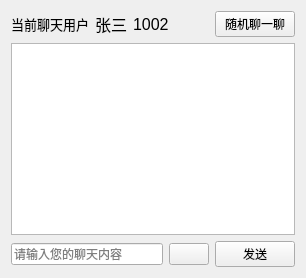
              <widget class="QWidget" name="tab_37">
               <attribute name="title">
                <string>消息聊天</string>
               </attribute>
               <layout class="QHBoxLayout" name="horizontalLayout_17">
                <item>
                 <layout class="QVBoxLayout" name="verticalLayout_40">
                  <item>
                   <layout class="QHBoxLayout" name="horizontalLayout_11">
                    <item>
                     <widget class="QPushButton" name="whitelist_linkpeople_pushButton_5">
                      <property name="font">
                       <font>
                        <pointsize>10</pointsize>
                       </font>
                      </property>
                      <property name="cursor">
                       <cursorShape>PointingHandCursor</cursorShape>
                      </property>
                      <property name="layoutDirection">
                       <enum>Qt::LeftToRight</enum>
                      </property>
                      <property name="styleSheet">
                       <string notr="true">border:none;
text-align:left;</string>
                      </property>
                      <property name="text">
                       <string>当前聊天用户</string>
                      </property>
                     </widget>
                    </item>
                    <item>
                     <widget class="QLabel" name="target_name_comboBox">
                      <property name="font">
                       <font>
                        <pointsize>12</pointsize>
                       </font>
                      </property>
                      <property name="text">
                       <string>张三</string>
                      </property>
                     </widget>
                    </item>
                    <item>
                     <widget class="QLabel" name="SIPnum_comboBox">
                      <property name="font">
                       <font>
                        <pointsize>12</pointsize>
                       </font>
                      </property>
                      <property name="text">
                       <string>1002</string>
                      </property>
                     </widget>
                    </item>
                    <item>
                     <spacer name="horizontalSpacer_18">
                      <property name="orientation">
                       <enum>Qt::Horizontal</enum>
                      </property>
                      <property name="sizeHint" stdset="0">
                       <size>
                        <width>40</width>
                        <height>20</height>
                       </size>
                      </property>
                     </spacer>
                    </item>
                    <item>
                     <widget class="PrimaryPushButton" name="start_random_chat_pushButton">
                      <property name="text">
                       <string>随机聊一聊</string>
                      </property>
                     </widget>
                    </item>
                   </layout>
                  </item>
                  <item>
                   <widget class="QTextEdit" name="chat_message_textEdit">
                    <property name="minimumSize">
                     <size>
                      <width>0</width>
                      <height>0</height>
                     </size>
                    </property>
                    <property name="readOnly">
                     <bool>true</bool>
                    </property>
                   </widget>
                  </item>
                  <item>
                   <layout class="QHBoxLayout" name="horizontalLayout_13">
                    <item>
                     <widget class="LineEdit" name="text_input">
                      <property name="placeholderText">
                       <string>请输入您的聊天内容</string>
                      </property>
                     </widget>
                    </item>
                    <item>
                     <widget class="PushButton" name="sound_phonechat_pushButton">
                      <property name="text">
                       <string/>
                      </property>
                     </widget>
                    </item>
                    <item>
                     <widget class="PrimaryPushButton" name="send_phonechat_pushButton">
                      <property name="text">
                       <string>发送</string>
                      </property>
                     </widget>
                    </item>
                   </layout>
                  </item>
                 </layout>
                </item>
               </layout>
              </widget>
